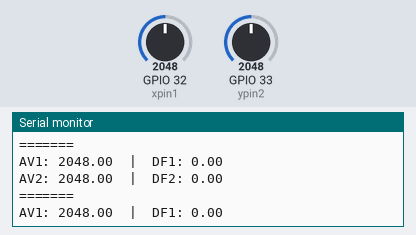
This sketch was run on a simulated ESP32. Parts: the last lines printed to the serial monitor. Inputs (shaded band) come from the test bench; at power-on: GPIO 32 (xpin1) = 2048, GPIO 33 (ypin2) = 2048.

Above: at 1.2 s.
1.3 s: GPIO 32 (xpin1) set to 2866
At 2.4 s:
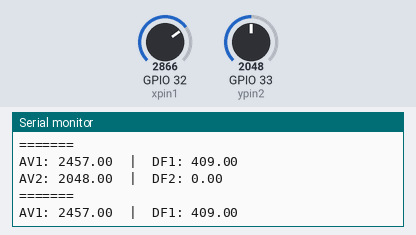
2.8 s: GPIO 33 (ypin2) set to 2866
At 3.8 s:
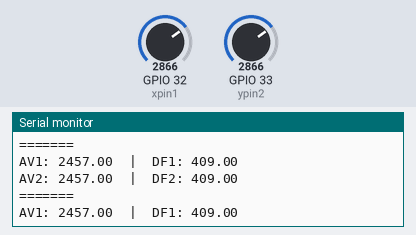
4.3 s: GPIO 32 (xpin1) set to 3603
Timing chart, 0 to 4.8 s (numbered marks = the images above; inputs shaded):
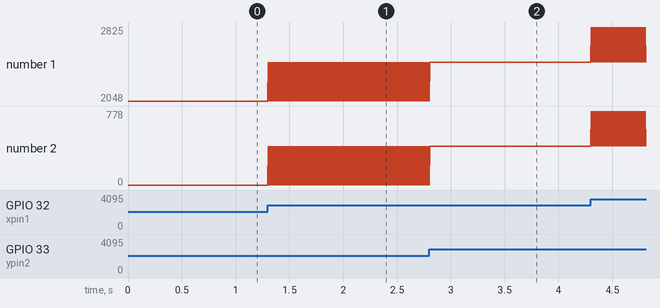

Measured:
- after the input at 1.3 s, the serial monitor: prints a new line at once (image 1)
- after the input at 2.8 s, the serial monitor: prints a new line at once (image 2)

The sketch:

pomiary-joysticka.ino
```cpp
#include <Arduino.h>

unsigned char xpin1 = 32;
unsigned char ypin2 = 33;

int adc1raw;
int adc2raw;

int minimal1, maximal1, minimal2, maximal2;

float av1, av2, df1, df2;


void setup() {
  // put your setup code here, to run once:
  Serial.begin(115200);
  minimal1 = analogRead(xpin1);
  maximal1 = analogRead(xpin1);
  minimal2 = analogRead(ypin2);
  maximal2 = analogRead(ypin2);
}

void loop() {
  // put your main code here, to run repeatedly:
  adc1raw = analogRead(xpin1);
  adc2raw = analogRead(ypin2);

  //Serial.println("=========");
  //Serial.print("ADC1: "); Serial.println(adc1raw);
  //Serial.print("ADC2: "); Serial.println(adc2raw);

  minimal1 = min(minimal1, adc1raw);
  maximal1 = max(maximal1, adc1raw);
  minimal2 = min(minimal2, adc2raw);
  maximal2 = max(maximal2, adc2raw);

  Serial.println("=======");
  //Serial.print("ADC1 -> MIN: "); Serial.print(minimal1); Serial.print("  |  MAX: "); Serial.println(maximal1);
  //Serial.print("ADC2 -> MIN: "); Serial.print(minimal2); Serial.print("  |  MAX: "); Serial.println(maximal2);

  av1 = (minimal1 + maximal1)/2;
  av2 = (minimal2 + maximal2)/2;

  df1 = max(abs(av1-minimal1), abs(av1-maximal1));
  df2 = max(abs(av2-minimal2), abs(av2-maximal2));

  Serial.print("AV1: "); Serial.print(av1); Serial.print("  |  DF1: "); Serial.println(df1);
  Serial.print("AV2: "); Serial.print(av2); Serial.print("  |  DF2: "); Serial.println(df2);

}
```
